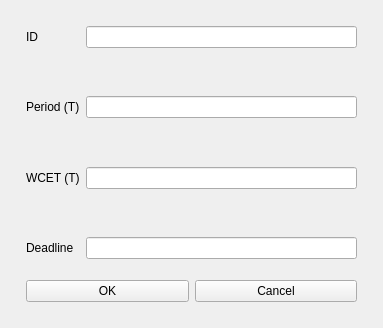
<?xml version="1.0" encoding="UTF-8"?>
<ui version="4.0">
 <class>SchedSim</class>
 <widget class="QWidget" name="SchedSim">
  <property name="geometry">
   <rect>
    <x>0</x>
    <y>0</y>
    <width>383</width>
    <height>328</height>
   </rect>
  </property>
  <property name="windowTitle">
   <string>SchedSim</string>
  </property>
  <layout class="QVBoxLayout" name="verticalLayout">
   <item>
    <layout class="QFormLayout" name="formLayout">
     <property name="leftMargin">
      <number>15</number>
     </property>
     <property name="topMargin">
      <number>15</number>
     </property>
     <property name="rightMargin">
      <number>15</number>
     </property>
     <property name="bottomMargin">
      <number>15</number>
     </property>
     <item row="0" column="0">
      <widget class="QLabel" name="label">
       <property name="text">
        <string>ID</string>
       </property>
      </widget>
     </item>
     <item row="0" column="1">
      <widget class="QLineEdit" name="idInput"/>
     </item>
     <item row="2" column="0">
      <widget class="QLabel" name="label_2">
       <property name="text">
        <string>Period (T)</string>
       </property>
      </widget>
     </item>
     <item row="2" column="1">
      <widget class="QLineEdit" name="periodInput">
       <property name="text">
        <string/>
       </property>
      </widget>
     </item>
     <item row="4" column="0">
      <widget class="QLabel" name="label_3">
       <property name="text">
        <string>WCET (T)</string>
       </property>
      </widget>
     </item>
     <item row="4" column="1">
      <widget class="QLineEdit" name="wcetInput"/>
     </item>
     <item row="6" column="0">
      <widget class="QLabel" name="label_4">
       <property name="text">
        <string>Deadline</string>
       </property>
      </widget>
     </item>
     <item row="6" column="1">
      <widget class="QLineEdit" name="deadlineInput"/>
     </item>
     <item row="5" column="1">
      <spacer name="verticalSpacer">
       <property name="orientation">
        <enum>Qt::Vertical</enum>
       </property>
       <property name="sizeHint" stdset="0">
        <size>
         <width>20</width>
         <height>40</height>
        </size>
       </property>
      </spacer>
     </item>
     <item row="3" column="1">
      <spacer name="verticalSpacer_2">
       <property name="orientation">
        <enum>Qt::Vertical</enum>
       </property>
       <property name="sizeHint" stdset="0">
        <size>
         <width>20</width>
         <height>40</height>
        </size>
       </property>
      </spacer>
     </item>
     <item row="1" column="1">
      <spacer name="verticalSpacer_3">
       <property name="orientation">
        <enum>Qt::Vertical</enum>
       </property>
       <property name="sizeHint" stdset="0">
        <size>
         <width>20</width>
         <height>40</height>
        </size>
       </property>
      </spacer>
     </item>
    </layout>
   </item>
   <item>
    <layout class="QHBoxLayout" name="horizontalLayout">
     <property name="leftMargin">
      <number>15</number>
     </property>
     <property name="topMargin">
      <number>0</number>
     </property>
     <property name="rightMargin">
      <number>15</number>
     </property>
     <property name="bottomMargin">
      <number>15</number>
     </property>
     <item>
      <widget class="QPushButton" name="okBtn">
       <property name="text">
        <string>OK</string>
       </property>
      </widget>
     </item>
     <item>
      <widget class="QPushButton" name="cancelBtn">
       <property name="text">
        <string>Cancel</string>
       </property>
      </widget>
     </item>
    </layout>
   </item>
  </layout>
 </widget>
 <resources/>
 <connections/>
</ui>
